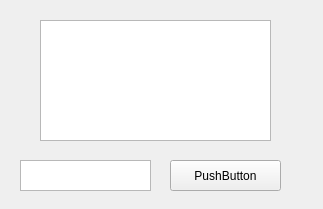
<?xml version="1.0" encoding="UTF-8"?>
<ui version="4.0">
 <class>QtWidgetsClassClass</class>
 <widget class="QWidget" name="QtWidgetsClassClass">
  <property name="geometry">
   <rect>
    <x>0</x>
    <y>0</y>
    <width>323</width>
    <height>209</height>
   </rect>
  </property>
  <property name="windowTitle">
   <string>QtWidgetsClass</string>
  </property>
  <widget class="QPushButton" name="pushButton">
   <property name="geometry">
    <rect>
     <x>170</x>
     <y>160</y>
     <width>111</width>
     <height>31</height>
    </rect>
   </property>
   <property name="text">
    <string>PushButton</string>
   </property>
  </widget>
  <widget class="QPlainTextEdit" name="plainTextEdit">
   <property name="geometry">
    <rect>
     <x>20</x>
     <y>160</y>
     <width>131</width>
     <height>31</height>
    </rect>
   </property>
  </widget>
  <widget class="QTextBrowser" name="textBrowser">
   <property name="geometry">
    <rect>
     <x>40</x>
     <y>20</y>
     <width>231</width>
     <height>121</height>
    </rect>
   </property>
  </widget>
 </widget>
 <layoutdefault spacing="6" margin="11"/>
 <resources/>
 <connections/>
</ui>
